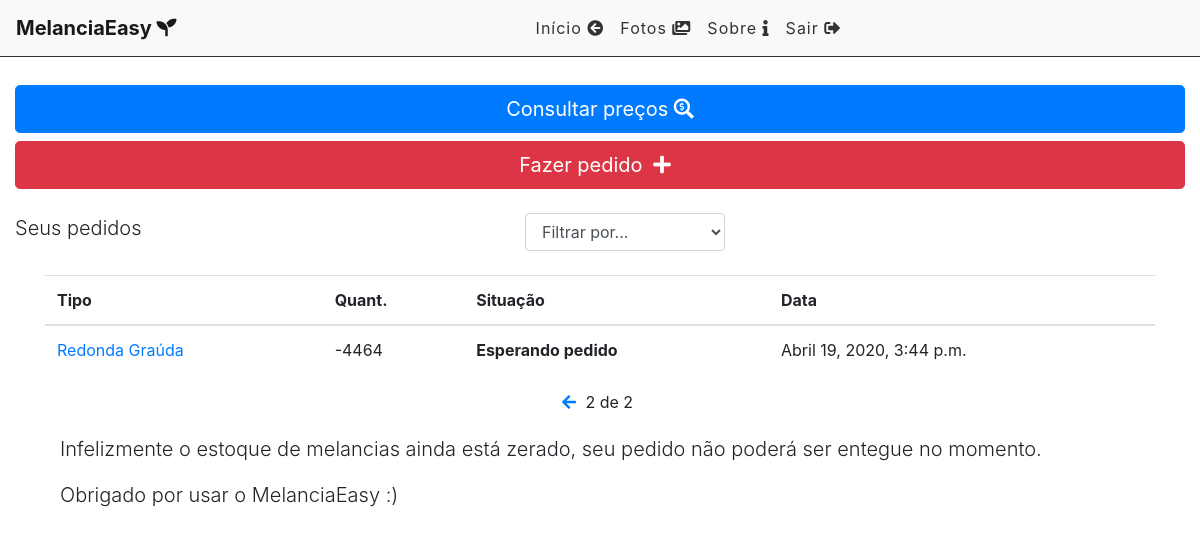
The app's page /?page=2 (signed in) with its own data.
### cliente/models.py (models this page shows, shortened)
class Pedido(models.Model):
    STATUS = (
        ('doing', 'Esperando pedido'),
        ('done', 'Pedido entregue'),
    )
    STATUSTIPO = (
        ('rgrauda', 'Redonda Graúda'),
        ('rmedia', 'Redonda Média'),
        ('rmiuda', 'Redonda Miúda'),
    )
    VALOR = 0.00
    STATUSVALOR = (
        (VALOR, 'Valor não disponível')
    )
    quantidade = models.IntegerField(default=1)
    vendedor = models.CharField(max_length=30, default='Roberto')
    tipomelancia = models.CharField(max_length=7,choices=STATUSTIPO)
    logradouro = models.CharField(max_length=100)
    bairro = models.CharField(max_length=50)
    pontoreferencia = models.CharField(max_length=100)
    valor = models.FloatField(default = VALOR)
    done = models.CharField(
        max_length=5,
        choices=STATUS,
    )
    comentario = models.TextField(max_length=200, default='Sem comentário')
    user = models.ForeignKey(get_user_model(), on_delete=models.CASCADE)
    created_at = models.DateTimeField(auto_now_add=True)
    updated_at = models.DateTimeField(auto_now=True)

### cliente/views.py (the view)
# urls.py: path('', views.pedidoList, name='pedido-list'),
@login_required
def pedidoList(request):
    search = request.GET.get('search')
    filter = request.GET.get('filter')
    pedidosDoneRecently = Pedido.objects.filter(done='done', updated_at__gt=datetime.datetime.now()-datetime.timedelta(days=30)).count()
    pedidosDone = Pedido.objects.filter(done='done', user=request.user).count()
    pedidosDoing = Pedido.objects.filter(done='doing', user=request.user).count()
    if search:
        pedidos = Pedido.objects.filter(title__icontains=search, user=request.user)
    elif filter:
        pedidos = Pedido.objects.filter(done=filter, user=request.user)
    else:
        pedidos_list = Pedido.objects.all().order_by('-created_at').filter(user=request.user)
        paginator = Paginator(pedidos_list, 3)
        page = request.GET.get('page')
        pedidos = paginator.get_page(page)
    return render(request, 'cliente/list.html',
        {'pedidos':pedidos, 'pedidosrecently': pedidosDoneRecently, 'pedidosdone': pedidosDone, 'pedidosdoing': pedidosDoing })

### cliente/templates/cliente/list.html (shortened to what this page needs)
{% extends 'base.html' %}
{% block content %}
<div class="row">
        <div class="col-md-12 mt-2">
            <a href="{% url 'precos' %}" class="btn btn-primary btn-block btn-lg" role="button">Consultar preços <i class="fas fa-search-dollar"></i> </a>
        </div>
        <div  class="mt-2  col-md-12 mb-2 ">
            <a href="newpedido/" class="btn btn-danger btn-block btn-lg" role="button">Fazer pedido <i class="fas fa-plus"></i></a>
        </div>
</div>
<div class="row">
    <div class="form-group lead mt-3 col-5">
                <p>Seus pedidos</p>
    </div>
    <div class="form-group mt-3 col-7">
        <select name="filter" id="filter" class="form-control col-11">
            <option value="">Filtrar por...</option>
        </select>
    </div>
</div>
<div class="row mb-5">
 <div class="container">
   {% if pedidos %}
    <div class="table-responsive">
    <table class="table">
      <thead>
        <tr>
          <th scope="col">Tipo</th>
          <th scope="col">Quant.</th>
          <th scope="col">Situação</th>
          <th scope="col">Data</th>
        </tr>
      </thead>
      <tbody>
        {% for pedido in pedidos %}
            {% if pedido.done == 'done' %}
            <tr class="table-success">
            {% else %}
            <tr>
            {% endif %}
              <td><a href="#">{{pedido.get_tipomelancia_display}}</a></td>
              <td>{{pedido.quantidade}}</td>
              <th>{{pedido.get_done_display}}</th>
              <td>{{pedido.created_at}}</td>
            </tr>
        {% endfor %}
      </tbody>
    </table>
    </div>
    <div class="pagination">
        <span class="step-links">
            {% if pedidos.has_previous %}
                <a href="?page={{ pedidos.previous_page_number }}"><i class="fas fa-arrow-left"></i></a>
            {% endif %}
            {% if pedidos.paginator.num_pages %}
            <span class="current">
                {{ pedidos.number }} de {{ pedidos.paginator.num_pages }}
            </span>
            {% endif %}
        </span>
    </div>
    <div class="row">
        <div class="col-md-12 lead">
           <p> Infelizmente o estoque de melancias ainda está zerado, seu pedido não poderá ser entegue no momento. </p>
            <p>Obrigado por usar o MelanciaEasy :)</p>
        </div>
     </div>
     {% endif %}
    </div>
</div>
{% endblock %}

### cliente/static/css/style.css (style rules this page uses)
.container-fluid .row { margin: 0; }
.fas.fa-plus { color: #FFF; margin-right: 10px; margin-left: 5px; }
#filter { display: inline-block; width: 200px; margin-left: 10px; }
.pagination { margin-bottom: 20px; }
.step-links { position: relative; margin-left: auto; margin-right: auto; }
.step-links .current { margin-left: 5px; margin-right: 5px; }

### records on screen
Pedido: tipomelancia "Redonda Graúda", quantidade "-4464", done "Esperando pedido", created_at "Abril 19, 2020, 3:44 p.m."

### other values on screen
{{ pedidos.number }} "2"
{{ pedidos.paginator.num_pages }} "2"
